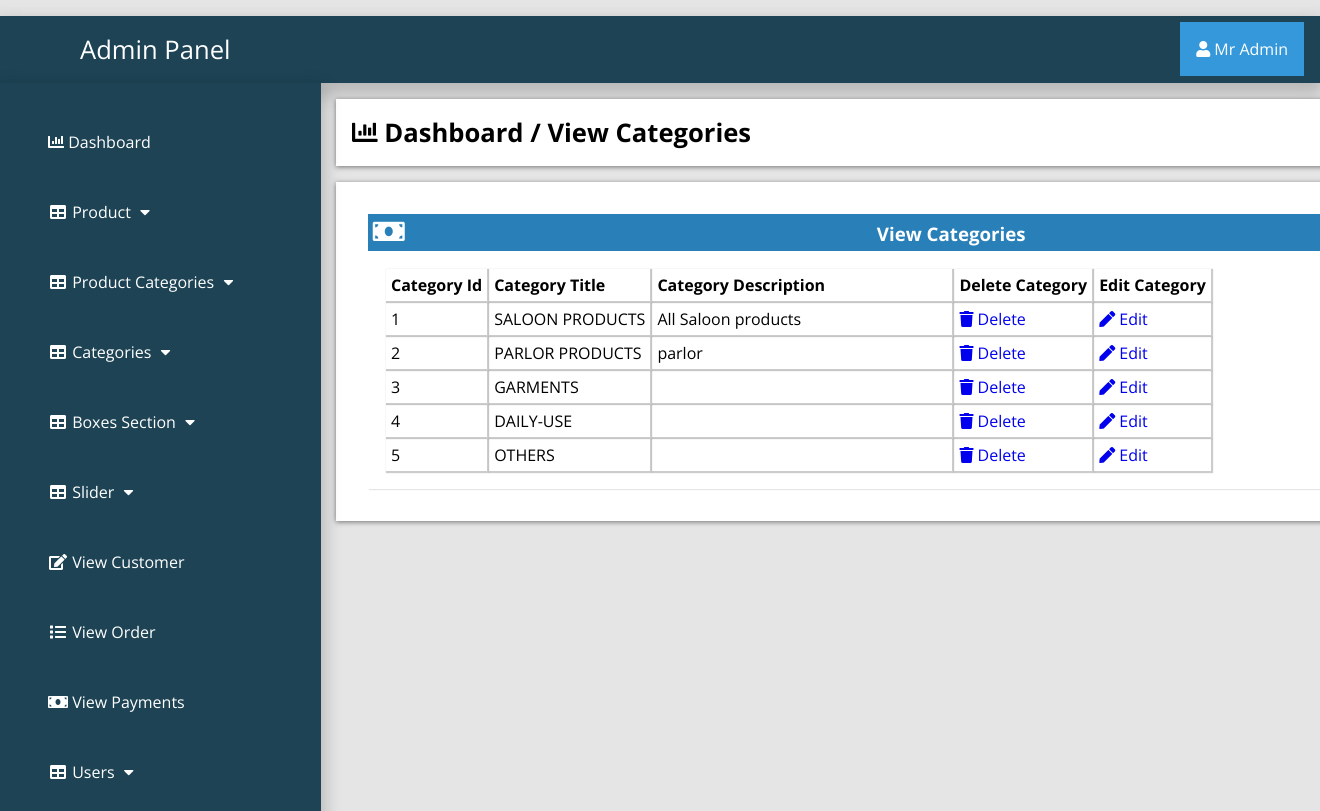
/admin_area/index.php?view_categories (signed in), run on the app's committed database.
### tables this page shows
CREATE TABLE `categories` (
  `cat_id` int(100) NOT NULL,
  `cat_title` text NOT NULL,
  `cat_desc` text NOT NULL
);

### admin_area/view_cat.php (the view)
<?php
if (!isset($_SESSION['admin_email'])){
  echo "<script>window.open('login.php','_self')</script>";
  }else{
?>
<div class="row">
	<div class="col-lg-12">
		<div class="breadcrump">
			<li class="active">
				<i class="fa fa-bar-chart"></i>
				Dashboard / View Categories
			</li>
		</div>
	</div>
</div>
<div class="row">
	<div class="col-lg-12">
		<div class="panel panel-default">
			<div class="panel-heading">
				<h3 class="panel-title">
					<i class="fa fa-money fa-fw"></i>
					View Categories
				</h3>
			</div>
			<div class="panel-body">
				<div class="table-responsive">
					<table class="table table-bordered table-hover table-striped">
							<thead>
								<tr>
									<th>Category Id</th>
									<th>Category Title</th>
									<th>Category Description</th>
									<th>Delete Category</th>
									<th>Edit Category</th>
								</tr>
							</thead>
							<tbody>
								<?php
								$i=0;
								$get_cats="select * from categories";
								$run_cats=mysqli_query($con,$get_cats);
								while ($row_cats=mysqli_fetch_array($run_cats)) {
									$cat_id=$row_cats['cat_id'];
									$cat_title=$row_cats['cat_title'];
									$cat_desc=$row_cats['cat_desc'];
									$i++;
								  ?>
                                <tr>
                                	<td><?php echo $i; ?></td>
                                	<td><?php echo $cat_title; ?></td>
                                	<td width="300"><?php echo $cat_desc; ?></td>
                                	<td>
                                		<a href="index.php?delete_cat=<?php echo $cat_id; ?>">
                                			<i class="fa fa-trash"></i> Delete
                                		</a>
                                	</td>
                                      <td>
                                      	<a href="index.php?edit_cat=<?php echo $cat_id; ?>">
                                      		<i class="fa fa-pen"></i> Edit
                                      	</a>
                                      </td>
                                </tr>
                                 <?php } ?>
							</tbody>
						</table>
					</div>
				</div>
				</div>
				</div>
<?php } ?>

### admin_area/includes/sidebar.php (shortened to what this page needs)
<?php
if (!isset($_SESSION['admin_email'])){
  echo "<script>window.open('login.php','_self')</script>";
  }else{
?>
<nav class="navbar navbar-inverse navbar-fixed-top" >
	<div class="navbar-header">
		<a href="index.php?dashboard" class="navbar-brand"><span>Admin Panel</span></a>
	</div>
		<div class="dropdown">
		 <button onclick="myFunction()" class="dropbtn"><i class="fa fa-user"></i> <?php echo $admin_name; ?></a></button>
		</div>
	<div class="collapse navbar-collapse navbar-ex1-collapse">
	<ul class="nav navbar-nav side-nav">
  <li>
    <a href="index.php?dashboard"><i class="fa fa-bar-chart"></i> Dashboard</a>
  </li>
  <li class="button-dropdown" id="#products">
    <a href="#" class="dropdown-toggle" data-toggle="collapse" data-target="#products"><i class="fa fa-fw fa-table"></i> Product <i class="fa fa-fw fa-caret-down"></i></a>
  </li>
  <li class="button-dropdown" id="#products_cat">
    <a href="#" class="dropdown-toggle" data-toggle="collapse" data-target="#products_cat"><i class="fa fa-fw fa-table"></i> Product Categories <i class="fa fa-fw fa-caret-down"></i></a>
  </li>
  <li class="button-dropdown" id="#category">
    <a href="#" class="dropdown-toggle" data-toggle="collapse" data-target="#category"><i class="fa fa-fw fa-table"></i> Categories <i class="fa fa-fw fa-caret-down"></i></a>
  </li>
<li class="button-dropdown" >
  <a href="#" class="dropdown-toggle" data-toggle="collapse" data-target="#boxes">
    <i class="fa fa-fw fa-table"></i> Boxes Section <i class="fa fa-fw fa-caret-down"></i>
  </a>
</li>
  <li class="button-dropdown">
    <a href="#" class="dropdown-toggle" data-toggle="collapse" data-target="#slider"><i class="fa fa-fw fa-table"></i>  Slider <i class="fa fa-fw fa-caret-down"></i></a>
  </li>
  <li>
  	<a href="index.php?view_customer">
  		<i class="fa fa-fw fa-edit"></i> View Customer
  	</a>
  </li>
  <li>
  	<a href="index.php?view_order">
  		<i class="fa fa-fw fa-list"></i> View Order
  	</a>
  </li>
  <li>
  	<a href="index.php?view_payments">
  		<i class="fa fa-fw fa-money"></i> View Payments
  	</a>
  </li>
  <li class="button-dropdown">
    <a href="#" class="dropdown-toggle" data-toggle="collapse" data-target="#users"><i class="fa fa-fw fa-table"></i>  Users <i class="fa fa-fw fa-caret-down"></i></a>
  </li>
</ul>
</div>
</nav>
<?php } ?>

### admin_area/css/style.css (style rules this page uses)
:root { --blue:#2980b9; }
body { margin-top: ; }
* { font-family: 'Open Sans', sans-serif; margin:0; padding:0; box-sizing: border-box; text-decoration: none; transition: all .2s cubic-bezier(.37,1.14,.26,1.24); }
html { background-color: rgba(0,0,0,.1); }
.navbar-fixed-top { background:#1d4354; padding: 1rem; margin-top: 1rem; box-shadow: 0px 8px 16px 4px rgba(0,0,0,0.2); margin-left: ; margin-right: ; }
.navbar-fixed-top a span { margin-left: 4rem; }
.navbar-fixed-top .navbar-brand { font-size: 1.6rem; color: #ffffff; }
.dropbtn { background-color: #3498DB; color: white; padding: 16px; font-size: 16px; border: none; cursor: pointer; }
.dropdown { position: relative; display: inline-block; float: right; margin-top: -2.8rem; }
.nav { position: absolute; top: 51px; margin-top: 32px; width: auto; height: 110%; border-radius: 0; display: block; background-color: #1d4354; bottom: 0; overflow: hidden; padding-bottom: 40px; box-shadow: 0px 8px 16px 4px rgba(0,0,0,0.2); margin-left: -1rem; }
.nav>li>a { width: 225px; display: block; color: #ffffff; margin: 3rem; }
.row { width: 81.2%; background-color: #ffffff; margin: auto; margin-left: 21rem; margin-top: 1rem; padding: 1rem; display: ; }
.panel { text-align: left; box-shadow: 1px 1px 1px 0px rgba(0.1,0.1,0.1,0.1); margin: 1rem; background-color: #ffffff; padding: rem; }
.panel-heading .panel-title { background-color: #2980b9; color: #ffffff; padding: .3rem; }
.table-responsive .table-striped th { padding: 5px; box-shadow: 1px 1px 1px 1px rgba(0.1,0.1,0.1,0.2); }
.table-responsive .table-striped tbody td { box-shadow: 1px 1px 1px 1px rgba(0.1,0.1,0.1,0.2); padding:5px; }
.breadcrump .active { font-weight: bold; font-size: 1.6rem; }
.row { list-style: none; box-shadow: 0 1px 5px rgba(0, 0, 0, 0.5); }
.row .fa-money { font-size: 1.6rem; width: 50%; text-align: left; }
.panel-body { display: flex; align-items: center; justify-content: left; padding: 1rem; flex-wrap: wrap; }

### data on the page
categories: cat_title "SALOON PRODUCTS", cat_desc "All Saloon products"
categories: cat_title "PARLOR PRODUCTS", cat_desc "parlor"
categories: cat_title "GARMENTS"
categories: cat_title "DAILY-USE"
categories: cat_title "OTHERS"

### other printed values
$admin_name "Mr Admin"
